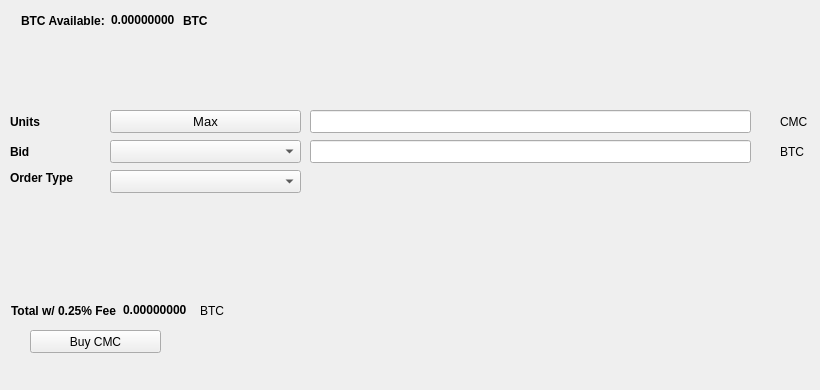
   <widget class="QWidget" name="BuyTab">
    <attribute name="title">
     <string>Buy</string>
    </attribute>
    <widget class="QPushButton" name="BuyCMC">
     <property name="geometry">
      <rect>
       <x>30</x>
       <y>330</y>
       <width>131</width>
       <height>23</height>
      </rect>
     </property>
     <property name="text">
      <string>Buy CMC</string>
     </property>
     <property name="icon">
      <iconset resource="../commacoin.qrc">
       <normaloff>:/icons/bitcoin</normaloff>:/icons/bitcoin</iconset>
     </property>
    </widget>
    <widget class="QLabel" name="label_3">
     <property name="geometry">
      <rect>
       <x>10</x>
       <y>110</y>
       <width>46</width>
       <height>23</height>
      </rect>
     </property>
     <property name="font">
      <font>
       <weight>75</weight>
       <bold>true</bold>
      </font>
     </property>
     <property name="text">
      <string>Units</string>
     </property>
    </widget>
    <widget class="QLineEdit" name="UnitsInput">
     <property name="geometry">
      <rect>
       <x>310</x>
       <y>110</y>
       <width>441</width>
       <height>23</height>
      </rect>
     </property>
     <property name="font">
      <font>
       <pointsize>9</pointsize>
       <weight>75</weight>
       <bold>true</bold>
      </font>
     </property>
    </widget>
    <widget class="QLineEdit" name="BuyBidPriceEdit">
     <property name="geometry">
      <rect>
       <x>310</x>
       <y>140</y>
       <width>441</width>
       <height>23</height>
      </rect>
     </property>
     <property name="font">
      <font>
       <pointsize>9</pointsize>
       <weight>75</weight>
       <bold>true</bold>
      </font>
     </property>
    </widget>
    <widget class="QLabel" name="label_4">
     <property name="geometry">
      <rect>
       <x>780</x>
       <y>110</y>
       <width>31</width>
       <height>23</height>
      </rect>
     </property>
     <property name="text">
      <string>CMC</string>
     </property>
    </widget>
    <widget class="QLabel" name="label_5">
     <property name="geometry">
      <rect>
       <x>780</x>
       <y>140</y>
       <width>31</width>
       <height>23</height>
      </rect>
     </property>
     <property name="text">
      <string>BTC</string>
     </property>
    </widget>
    <widget class="QLabel" name="label_6">
     <property name="geometry">
      <rect>
       <x>10</x>
       <y>140</y>
       <width>46</width>
       <height>23</height>
      </rect>
     </property>
     <property name="font">
      <font>
       <weight>75</weight>
       <bold>true</bold>
      </font>
     </property>
     <property name="text">
      <string>Bid</string>
     </property>
    </widget>
    <widget class="QLabel" name="label_7">
     <property name="geometry">
      <rect>
       <x>10</x>
       <y>170</y>
       <width>91</width>
       <height>16</height>
      </rect>
     </property>
     <property name="font">
      <font>
       <weight>75</weight>
       <bold>true</bold>
      </font>
     </property>
     <property name="text">
      <string>Order Type</string>
     </property>
    </widget>
    <widget class="QPushButton" name="Buy_Max_Amount">
     <property name="geometry">
      <rect>
       <x>110</x>
       <y>110</y>
       <width>191</width>
       <height>23</height>
      </rect>
     </property>
     <property name="font">
      <font>
       <pointsize>10</pointsize>
      </font>
     </property>
     <property name="text">
      <string>Max</string>
     </property>
    </widget>
    <widget class="QComboBox" name="BuyBidcomboBox">
     <property name="geometry">
      <rect>
       <x>110</x>
       <y>140</y>
       <width>191</width>
       <height>23</height>
      </rect>
     </property>
     <property name="font">
      <font>
       <pointsize>10</pointsize>
      </font>
     </property>
    </widget>
    <widget class="QComboBox" name="buyOrdertypeCombo">
     <property name="geometry">
      <rect>
       <x>110</x>
       <y>170</y>
       <width>191</width>
       <height>23</height>
      </rect>
     </property>
     <property name="font">
      <font>
       <pointsize>10</pointsize>
      </font>
     </property>
    </widget>
    <widget class="QWidget" name="layoutWidget1">
     <property name="geometry">
      <rect>
       <x>21</x>
       <y>11</y>
       <width>227</width>
       <height>19</height>
      </rect>
     </property>
     <layout class="QHBoxLayout" name="horizontalLayout_3">
      <item>
       <widget class="QLabel" name="label232">
        <property name="font">
         <font>
          <weight>75</weight>
          <bold>true</bold>
         </font>
        </property>
        <property name="text">
         <string>BTC Available:</string>
        </property>
       </widget>
      </item>
      <item>
       <widget class="QLabel" name="BtcAvailableLbl">
        <property name="palette">
         <palette>
          <active>
           <colorrole role="WindowText">
            <brush brushstyle="SolidPattern">
             <color alpha="255">
              <red>0</red>
              <green>0</green>
              <blue>0</blue>
             </color>
            </brush>
           </colorrole>
           <colorrole role="Button">
            <brush brushstyle="SolidPattern">
             <color alpha="255">
              <red>0</red>
              <green>170</green>
              <blue>0</blue>
             </color>
            </brush>
           </colorrole>
           <colorrole role="Light">
            <brush brushstyle="SolidPattern">
             <color alpha="255">
              <red>0</red>
              <green>255</green>
              <blue>0</blue>
             </color>
            </brush>
           </colorrole>
           <colorrole role="Midlight">
            <brush brushstyle="SolidPattern">
             <color alpha="255">
              <red>0</red>
              <green>212</green>
              <blue>0</blue>
             </color>
            </brush>
           </colorrole>
           <colorrole role="Dark">
            <brush brushstyle="SolidPattern">
             <color alpha="255">
              <red>0</red>
              <green>85</green>
              <blue>0</blue>
             </color>
            </brush>
           </colorrole>
           <colorrole role="Mid">
            <brush brushstyle="SolidPattern">
             <color alpha="255">
              <red>0</red>
              <green>113</green>
              <blue>0</blue>
             </color>
            </brush>
           </colorrole>
           <colorrole role="Text">
            <brush brushstyle="SolidPattern">
             <color alpha="255">
              <red>0</red>
              <green>170</green>
              <blue>0</blue>
             </color>
            </brush>
           </colorrole>
           <colorrole role="BrightText">
            <brush brushstyle="SolidPattern">
             <color alpha="255">
              <red>255</red>
              <green>255</green>
              <blue>255</blue>
             </color>
            </brush>
           </colorrole>
           <colorrole role="ButtonText">
            <brush brushstyle="SolidPattern">
             <color alpha="255">
              <red>0</red>
              <green>0</green>
              <blue>0</blue>
             </color>
            </brush>
           </colorrole>
           <colorrole role="Base">
            <brush brushstyle="SolidPattern">
             <color alpha="255">
              <red>255</red>
              <green>255</green>
              <blue>255</blue>
             </color>
            </brush>
           </colorrole>
           <colorrole role="Window">
            <brush brushstyle="SolidPattern">
             <color alpha="255">
              <red>0</red>
              <green>170</green>
              <blue>0</blue>
             </color>
            </brush>
           </colorrole>
           <colorrole role="Shadow">
            <brush brushstyle="SolidPattern">
             <color alpha="255">
              <red>0</red>
              <green>0</green>
              <blue>0</blue>
             </color>
            </brush>
           </colorrole>
           <colorrole role="AlternateBase">
            <brush brushstyle="SolidPattern">
             <color alpha="255">
              <red>127</red>
              <green>212</green>
              <blue>127</blue>
             </color>
            </brush>
           </colorrole>
           <colorrole role="ToolTipBase">
            <brush brushstyle="SolidPattern">
             <color alpha="255">
              <red>255</red>
              <green>255</green>
              <blue>220</blue>
             </color>
            </brush>
           </colorrole>
           <colorrole role="ToolTipText">
            <brush brushstyle="SolidPattern">
             <color alpha="255">
              <red>0</red>
              <green>0</green>
              <blue>0</blue>
             </color>
            </brush>
           </colorrole>
          </active>
          <inactive>
           <colorrole role="WindowText">
            <brush brushstyle="SolidPattern">
             <color alpha="255">
              <red>0</red>
              <green>0</green>
              <blue>0</blue>
             </color>
            </brush>
           </colorrole>
           <colorrole role="Button">
            <brush brushstyle="SolidPattern">
             <color alpha="255">
              <red>0</red>
              <green>170</green>
              <blue>0</blue>
             </color>
            </brush>
           </colorrole>
           <colorrole role="Light">
            <brush brushstyle="SolidPattern">
             <color alpha="255">
              <red>0</red>
              <green>255</green>
              <blue>0</blue>
             </color>
            </brush>
           </colorrole>
           <colorrole role="Midlight">
            <brush brushstyle="SolidPattern">
             <color alpha="255">
              <red>0</red>
              <green>212</green>
              <blue>0</blue>
             </color>
            </brush>
           </colorrole>
           <colorrole role="Dark">
            <brush brushstyle="SolidPattern">
             <color alpha="255">
              <red>0</red>
              <green>85</green>
              <blue>0</blue>
             </color>
            </brush>
           </colorrole>
           <colorrole role="Mid">
            <brush brushstyle="SolidPattern">
             <color alpha="255">
              <red>0</red>
              <green>113</green>
              <blue>0</blue>
             </color>
            </brush>
           </colorrole>
           <colorrole role="Text">
            <brush brushstyle="SolidPattern">
             <color alpha="255">
              <red>0</red>
              <green>170</green>
              <blue>0</blue>
             </color>
            </brush>
           </colorrole>
           <colorrole role="BrightText">
            <brush brushstyle="SolidPattern">
             <color alpha="255">
              <red>255</red>
              <green>255</green>
              <blue>255</blue>
             </color>
            </brush>
           </colorrole>
           <colorrole role="ButtonText">
            <brush brushstyle="SolidPattern">
             <color alpha="255">
              <red>0</red>
              <green>0</green>
              <blue>0</blue>
             </color>
            </brush>
           </colorrole>
           <colorrole role="Base">
            <brush brushstyle="SolidPattern">
             <color alpha="255">
              <red>255</red>
              <green>255</green>
              <blue>255</blue>
             </color>
            </brush>
           </colorrole>
           <colorrole role="Window">
            <brush brushstyle="SolidPattern">
             <color alpha="255">
              <red>0</red>
              <green>170</green>
              <blue>0</blue>
             </color>
            </brush>
           </colorrole>
           <colorrole role="Shadow">
            <brush brushstyle="SolidPattern">
             <color alpha="255">
              <red>0</red>
              <green>0</green>
              <blue>0</blue>
             </color>
            </brush>
           </colorrole>
           <colorrole role="AlternateBase">
            <brush brushstyle="SolidPattern">
             <color alpha="255">
              <red>127</red>
              <green>212</green>
              <blue>127</blue>
             </color>
            </brush>
           </colorrole>
           <colorrole role="ToolTipBase">
            <brush brushstyle="SolidPattern">
             <color alpha="255">
              <red>255</red>
              <green>255</green>
              <blue>220</blue>
             </color>
            </brush>
           </colorrole>
           <colorrole role="ToolTipText">
            <brush brushstyle="SolidPattern">
             <color alpha="255">
              <red>0</red>
              <green>0</green>
              <blue>0</blue>
             </color>
            </brush>
           </colorrole>
          </inactive>
          <disabled>
           <colorrole role="WindowText">
            <brush brushstyle="SolidPattern">
             <color alpha="255">
              <red>0</red>
              <green>85</green>
              <blue>0</blue>
             </color>
            </brush>
           </colorrole>
           <colorrole role="Button">
            <brush brushstyle="SolidPattern">
             <color alpha="255">
              <red>0</red>
              <green>170</green>
              <blue>0</blue>
             </color>
            </brush>
           </colorrole>
           <colorrole role="Light">
            <brush brushstyle="SolidPattern">
             <color alpha="255">
              <red>0</red>
              <green>255</green>
              <blue>0</blue>
             </color>
            </brush>
           </colorrole>
           <colorrole role="Midlight">
            <brush brushstyle="SolidPattern">
             <color alpha="255">
              <red>0</red>
              <green>212</green>
              <blue>0</blue>
             </color>
            </brush>
           </colorrole>
           <colorrole role="Dark">
            <brush brushstyle="SolidPattern">
             <color alpha="255">
              <red>0</red>
              <green>85</green>
              <blue>0</blue>
             </color>
            </brush>
           </colorrole>
           <colorrole role="Mid">
            <brush brushstyle="SolidPattern">
             <color alpha="255">
              <red>0</red>
              <green>113</green>
              <blue>0</blue>
             </color>
            </brush>
           </colorrole>
           <colorrole role="Text">
            <brush brushstyle="SolidPattern">
             <color alpha="255">
              <red>0</red>
              <green>85</green>
              <blue>0</blue>
             </color>
            </brush>
           </colorrole>
           <colorrole role="BrightText">
            <brush brushstyle="SolidPattern">
             <color alpha="255">
              <red>255</red>
              <green>255</green>
              <blue>255</blue>
             </color>
            </brush>
           </colorrole>
           <colorrole role="ButtonText">
            <brush brushstyle="SolidPattern">
             <color alpha="255">
              <red>0</red>
              <green>85</green>
              <blue>0</blue>
             </color>
            </brush>
           </colorrole>
           <colorrole role="Base">
            <brush brushstyle="SolidPattern">
             <color alpha="255">
              <red>0</red>
              <green>170</green>
              <blue>0</blue>
             </color>
            </brush>
           </colorrole>
           <colorrole role="Window">
            <brush brushstyle="SolidPattern">
             <color alpha="255">
              <red>0</red>
              <green>170</green>
              <blue>0</blue>
             </color>
            </brush>
           </colorrole>
           <colorrole role="Shadow">
            <brush brushstyle="SolidPattern">
             <color alpha="255">
              <red>0</red>
              <green>0</green>
              <blue>0</blue>
             </color>
            </brush>
           </colorrole>
           <colorrole role="AlternateBase">
            <brush brushstyle="SolidPattern">
             <color alpha="255">
              <red>0</red>
              <green>170</green>
              <blue>0</blue>
             </color>
            </brush>
           </colorrole>
           <colorrole role="ToolTipBase">
            <brush brushstyle="SolidPattern">
             <color alpha="255">
              <red>255</red>
              <green>255</green>
              <blue>220</blue>
             </color>
            </brush>
           </colorrole>
           <colorrole role="ToolTipText">
            <brush brushstyle="SolidPattern">
             <color alpha="255">
              <red>0</red>
              <green>0</green>
              <blue>0</blue>
             </color>
            </brush>
           </colorrole>
          </disabled>
         </palette>
        </property>
        <property name="font">
         <font>
          <weight>75</weight>
          <bold>true</bold>
         </font>
        </property>
        <property name="text">
         <string>0.00000000</string>
        </property>
        <property name="textInteractionFlags">
         <set>Qt::LinksAccessibleByMouse|Qt::TextSelectableByKeyboard|Qt::TextSelectableByMouse</set>
        </property>
       </widget>
      </item>
      <item>
       <widget class="QLabel" name="BtcAvailableLbl_2">
        <property name="font">
         <font>
          <weight>75</weight>
          <bold>true</bold>
         </font>
        </property>
        <property name="text">
         <string>BTC</string>
        </property>
       </widget>
      </item>
     </layout>
    </widget>
    <widget class="QWidget" name="layoutWidge2">
     <property name="geometry">
      <rect>
       <x>11</x>
       <y>301</y>
       <width>259</width>
       <height>19</height>
      </rect>
     </property>
     <layout class="QHBoxLayout" name="horizontalLayout_4">
      <item>
       <widget class="QLabel" name="label_9">
        <property name="font">
         <font>
          <weight>75</weight>
          <bold>true</bold>
         </font>
        </property>
        <property name="text">
         <string>Total w/ 0.25% Fee</string>
        </property>
       </widget>
      </item>
      <item>
       <widget class="QLabel" name="BuyCostLabel">
        <property name="palette">
         <palette>
          <active>
           <colorrole role="WindowText">
            <brush brushstyle="SolidPattern">
             <color alpha="255">
              <red>0</red>
              <green>0</green>
              <blue>0</blue>
             </color>
            </brush>
           </colorrole>
           <colorrole role="Button">
            <brush brushstyle="SolidPattern">
             <color alpha="255">
              <red>0</red>
              <green>170</green>
              <blue>0</blue>
             </color>
            </brush>
           </colorrole>
           <colorrole role="Light">
            <brush brushstyle="SolidPattern">
             <color alpha="255">
              <red>0</red>
              <green>255</green>
              <blue>0</blue>
             </color>
            </brush>
           </colorrole>
           <colorrole role="Midlight">
            <brush brushstyle="SolidPattern">
             <color alpha="255">
              <red>0</red>
              <green>212</green>
              <blue>0</blue>
             </color>
            </brush>
           </colorrole>
           <colorrole role="Dark">
            <brush brushstyle="SolidPattern">
             <color alpha="255">
              <red>0</red>
              <green>85</green>
              <blue>0</blue>
             </color>
            </brush>
           </colorrole>
           <colorrole role="Mid">
            <brush brushstyle="SolidPattern">
             <color alpha="255">
              <red>0</red>
              <green>113</green>
              <blue>0</blue>
             </color>
            </brush>
           </colorrole>
           <colorrole role="Text">
            <brush brushstyle="SolidPattern">
             <color alpha="255">
              <red>0</red>
              <green>170</green>
              <blue>0</blue>
             </color>
            </brush>
           </colorrole>
           <colorrole role="BrightText">
            <brush brushstyle="SolidPattern">
             <color alpha="255">
              <red>255</red>
              <green>255</green>
              <blue>255</blue>
             </color>
            </brush>
           </colorrole>
           <colorrole role="ButtonText">
            <brush brushstyle="SolidPattern">
             <color alpha="255">
              <red>0</red>
              <green>0</green>
              <blue>0</blue>
             </color>
            </brush>
           </colorrole>
           <colorrole role="Base">
            <brush brushstyle="SolidPattern">
             <color alpha="255">
              <red>255</red>
              <green>255</green>
              <blue>255</blue>
             </color>
            </brush>
           </colorrole>
           <colorrole role="Window">
            <brush brushstyle="SolidPattern">
             <color alpha="255">
              <red>0</red>
              <green>170</green>
              <blue>0</blue>
             </color>
            </brush>
           </colorrole>
           <colorrole role="Shadow">
            <brush brushstyle="SolidPattern">
             <color alpha="255">
              <red>0</red>
              <green>0</green>
              <blue>0</blue>
             </color>
            </brush>
           </colorrole>
           <colorrole role="AlternateBase">
            <brush brushstyle="SolidPattern">
             <color alpha="255">
              <red>127</red>
              <green>212</green>
              <blue>127</blue>
             </color>
            </brush>
           </colorrole>
           <colorrole role="ToolTipBase">
            <brush brushstyle="SolidPattern">
             <color alpha="255">
              <red>255</red>
              <green>255</green>
              <blue>220</blue>
             </color>
            </brush>
           </colorrole>
           <colorrole role="ToolTipText">
            <brush brushstyle="SolidPattern">
             <color alpha="255">
              <red>0</red>
              <green>0</green>
              <blue>0</blue>
             </color>
            </brush>
           </colorrole>
          </active>
          <inactive>
           <colorrole role="WindowText">
            <brush brushstyle="SolidPattern">
             <color alpha="255">
              <red>0</red>
              <green>0</green>
              <blue>0</blue>
             </color>
            </brush>
           </colorrole>
           <colorrole role="Button">
            <brush brushstyle="SolidPattern">
             <color alpha="255">
              <red>0</red>
              <green>170</green>
              <blue>0</blue>
             </color>
            </brush>
           </colorrole>
           <colorrole role="Light">
            <brush brushstyle="SolidPattern">
             <color alpha="255">
              <red>0</red>
              <green>255</green>
              <blue>0</blue>
             </color>
            </brush>
           </colorrole>
           <colorrole role="Midlight">
            <brush brushstyle="SolidPattern">
             <color alpha="255">
              <red>0</red>
              <green>212</green>
              <blue>0</blue>
             </color>
            </brush>
           </colorrole>
           <colorrole role="Dark">
            <brush brushstyle="SolidPattern">
             <color alpha="255">
              <red>0</red>
              <green>85</green>
              <blue>0</blue>
             </color>
            </brush>
           </colorrole>
           <colorrole role="Mid">
            <brush brushstyle="SolidPattern">
             <color alpha="255">
              <red>0</red>
              <green>113</green>
              <blue>0</blue>
             </color>
            </brush>
           </colorrole>
           <colorrole role="Text">
            <brush brushstyle="SolidPattern">
             <color alpha="255">
              <red>0</red>
              <green>170</green>
              <blue>0</blue>
             </color>
            </brush>
           </colorrole>
           <colorrole role="BrightText">
            <brush brushstyle="SolidPattern">
             <color alpha="255">
              <red>255</red>
              <green>255</green>
              <blue>255</blue>
             </color>
            </brush>
           </colorrole>
           <colorrole role="ButtonText">
            <brush brushstyle="SolidPattern">
             <color alpha="255">
              <red>0</red>
              <green>0</green>
              <blue>0</blue>
             </color>
            </brush>
           </colorrole>
           <colorrole role="Base">
            <brush brushstyle="SolidPattern">
             <color alpha="255">
              <red>255</red>
              <green>255</green>
              <blue>255</blue>
             </color>
            </brush>
           </colorrole>
           <colorrole role="Window">
            <brush brushstyle="SolidPattern">
             <color alpha="255">
              <red>0</red>
              <green>170</green>
              <blue>0</blue>
             </color>
            </brush>
           </colorrole>
           <colorrole role="Shadow">
            <brush brushstyle="SolidPattern">
             <color alpha="255">
              <red>0</red>
              <green>0</green>
              <blue>0</blue>
             </color>
            </brush>
           </colorrole>
           <colorrole role="AlternateBase">
            <brush brushstyle="SolidPattern">
             <color alpha="255">
              <red>127</red>
              <green>212</green>
              <blue>127</blue>
             </color>
            </brush>
           </colorrole>
           <colorrole role="ToolTipBase">
            <brush brushstyle="SolidPattern">
             <color alpha="255">
              <red>255</red>
              <green>255</green>
              <blue>220</blue>
             </color>
            </brush>
           </colorrole>
           <colorrole role="ToolTipText">
            <brush brushstyle="SolidPattern">
             <color alpha="255">
              <red>0</red>
              <green>0</green>
              <blue>0</blue>
             </color>
            </brush>
           </colorrole>
          </inactive>
          <disabled>
           <colorrole role="WindowText">
            <brush brushstyle="SolidPattern">
             <color alpha="255">
              <red>0</red>
              <green>85</green>
              <blue>0</blue>
             </color>
            </brush>
           </colorrole>
           <colorrole role="Button">
            <brush brushstyle="SolidPattern">
             <color alpha="255">
              <red>0</red>
              <green>170</green>
              <blue>0</blue>
             </color>
            </brush>
           </colorrole>
           <colorrole role="Light">
            <brush brushstyle="SolidPattern">
             <color alpha="255">
              <red>0</red>
              <green>255</green>
              <blue>0</blue>
             </color>
            </brush>
           </colorrole>
           <colorrole role="Midlight">
            <brush brushstyle="SolidPattern">
             <color alpha="255">
              <red>0</red>
              <green>212</green>
              <blue>0</blue>
             </color>
            </brush>
           </colorrole>
           <colorrole role="Dark">
            <brush brushstyle="SolidPattern">
             <color alpha="255">
              <red>0</red>
              <green>85</green>
              <blue>0</blue>
             </color>
            </brush>
           </colorrole>
           <colorrole role="Mid">
            <brush brushstyle="SolidPattern">
             <color alpha="255">
              <red>0</red>
              <green>113</green>
              <blue>0</blue>
             </color>
            </brush>
           </colorrole>
           <colorrole role="Text">
            <brush brushstyle="SolidPattern">
             <color alpha="255">
              <red>0</red>
              <green>85</green>
              <blue>0</blue>
             </color>
            </brush>
           </colorrole>
           <colorrole role="BrightText">
            <brush brushstyle="SolidPattern">
             <color alpha="255">
              <red>255</red>
              <green>255</green>
              <blue>255</blue>
             </color>
            </brush>
           </colorrole>
           <colorrole role="ButtonText">
            <brush brushstyle="SolidPattern">
             <color alpha="255">
              <red>0</red>
              <green>85</green>
              <blue>0</blue>
             </color>
            </brush>
           </colorrole>
           <colorrole role="Base">
            <brush brushstyle="SolidPattern">
             <color alpha="255">
              <red>0</red>
              <green>170</green>
              <blue>0</blue>
             </color>
            </brush>
           </colorrole>
           <colorrole role="Window">
            <brush brushstyle="SolidPattern">
             <color alpha="255">
              <red>0</red>
              <green>170</green>
              <blue>0</blue>
             </color>
            </brush>
           </colorrole>
           <colorrole role="Shadow">
            <brush brushstyle="SolidPattern">
             <color alpha="255">
              <red>0</red>
              <green>0</green>
              <blue>0</blue>
             </color>
            </brush>
           </colorrole>
           <colorrole role="AlternateBase">
            <brush brushstyle="SolidPattern">
             <color alpha="255">
              <red>0</red>
              <green>170</green>
              <blue>0</blue>
             </color>
            </brush>
           </colorrole>
           <colorrole role="ToolTipBase">
            <brush brushstyle="SolidPattern">
             <color alpha="255">
              <red>255</red>
              <green>255</green>
              <blue>220</blue>
             </color>
            </brush>
           </colorrole>
           <colorrole role="ToolTipText">
            <brush brushstyle="SolidPattern">
             <color alpha="255">
              <red>0</red>
              <green>0</green>
              <blue>0</blue>
             </color>
            </brush>
           </colorrole>
          </disabled>
         </palette>
        </property>
        <property name="font">
         <font>
          <weight>75</weight>
          <bold>true</bold>
         </font>
        </property>
        <property name="autoFillBackground">
         <bool>false</bool>
        </property>
        <property name="text">
         <string>0.00000000</string>
        </property>
        <property name="textInteractionFlags">
         <set>Qt::LinksAccessibleByMouse|Qt::TextSelectableByMouse</set>
        </property>
       </widget>
      </item>
      <item>
       <widget class="QLabel" name="label_10">
        <property name="font">
         <font>
          <weight>50</weight>
          <bold>false</bold>
         </font>
        </property>
        <property name="text">
         <string>BTC</string>
        </property>
       </widget>
      </item>
     </layout>
    </widget>
    <widget class="QLabel" name="label_24">
     <property name="geometry">
      <rect>
       <x>460</x>
       <y>300</y>
       <width>281</width>
       <height>81</height>
      </rect>
     </property>
     <property name="text">
      <string/>
     </property>
     <property name="pixmap">
      <pixmap>:/images/bittrex</pixmap>
     </property>
    </widget>
   </widget>
